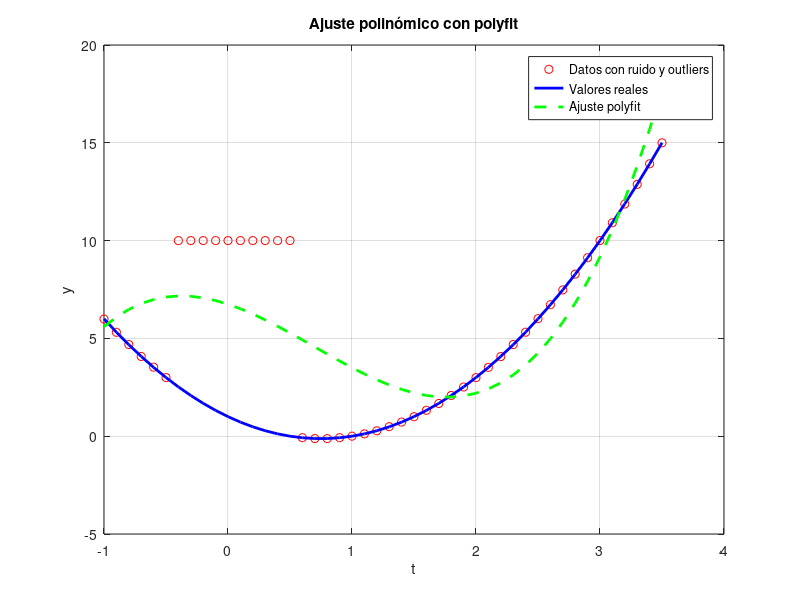

Source code (MATLAB):
clc
clear all
close all

% Generación de datos
m = 46;
x_star = [0, 2, -3, 1]; % Solución original
t = linspace(-1, 3.5, m); % Valores de t
y_real = polyval(x_star, t); % Valores reales sin ruido

% Introducir ruido y valores atípicos
y = y_real + (rand(1, m) * 0.02 - 0.01); % Añadir ruido pequeño
y(7:16) = 10; % Introducir valores atípicos

% Ajuste polinómico con polyfit
grado = 3;
coef_polyfit = polyfit(t, y, grado);

% Mostrar los coeficientes encontrados
disp('Coeficientes obtenidos con polyfit:');
disp(coef_polyfit);

% Evaluación del polinomio ajustado
y_fit = polyval(coef_polyfit, t);

% Graficar los resultados
figure;
plot(t, y, 'ro', 'MarkerSize', 6, 'DisplayName', 'Datos con ruido y outliers');
hold on;
plot(t, y_real, 'b-', 'LineWidth', 2, 'DisplayName', 'Valores reales');
plot(t, y_fit, 'g--', 'LineWidth', 2, 'DisplayName', 'Ajuste polyfit');
legend;
xlabel('t');
ylabel('y');
title('Ajuste polinómico con polyfit');
grid on;